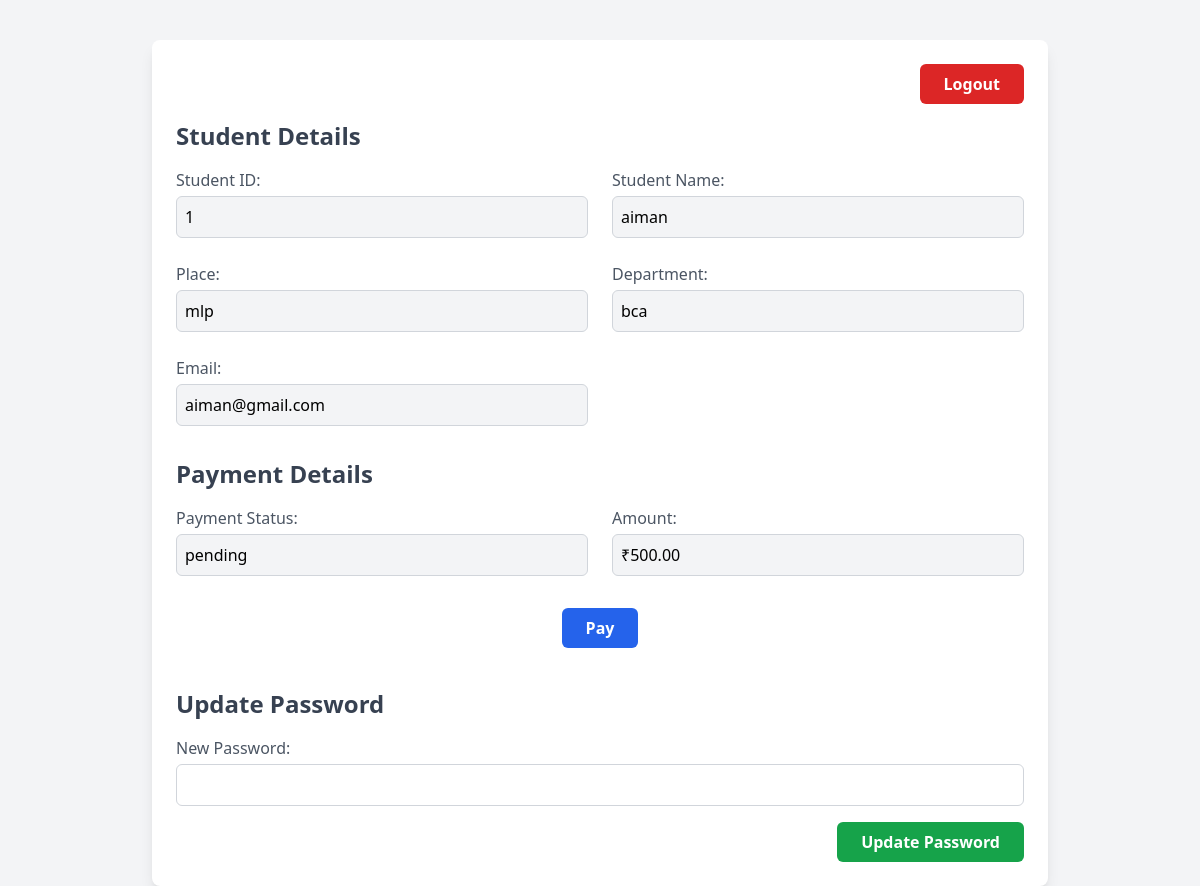
Page /students/ (signed in) on the committed database.
### tables this page shows
CREATE TABLE `students` (
  `id` int(11) NOT NULL,
  `student_id` int(11) NOT NULL,
  `student_name` varchar(100) NOT NULL,
  `phone` varchar(15) NOT NULL,
  `place` varchar(100) NOT NULL,
  `department` varchar(100) NOT NULL,
  `bus_fare` decimal(10,2) NOT NULL,
  `payment_status` enum('paid','pending') NOT NULL,
  `email` varchar(100) NOT NULL,
  `password` varchar(255) NOT NULL
);

### students/index.php (the view, shortened to what this page needs)
<?php
$location = "/bus/students/";
require_once("../db.php");
$student_id = $_SESSION['student_id'];
$sql = "SELECT `id`, `student_id`, `student_name`, `phone`, `place`, `department`, `bus_fare`, `payment_status`, `email` FROM `students` WHERE `student_id` = $student_id";
$result = $conn->query($sql);
$student = $result->fetch_assoc();
?>
<!DOCTYPE html>
<html lang="en">
<head>
    <script src="https://cdn.tailwindcss.com"></script>
</head>
<body class="bg-gray-100 font-sans antialiased">
    <div class="max-w-4xl mx-auto mt-10 p-6 bg-white shadow-lg rounded-lg">
        <form method="POST" action="<?= $location ?>" class="mb-4 flex justify-end">
            <button type="submit" name="logout" class="bg-red-600 text-white font-semibold py-2 px-6 rounded-md hover:bg-red-700 transition duration-300">
                Logout
            </button>
        </form>
        <div class="mb-8">
            <h2 class="text-2xl font-semibold text-gray-700 mb-4">Student Details</h2>
            <div class="grid grid-cols-1 md:grid-cols-2 gap-6">
                <div class="input-field">
                    <label class="block text-gray-600">Student ID:</label>
                    <p class="mt-1 p-2 bg-gray-100 border border-gray-300 rounded-md"><?php echo $student['student_id']; ?></p>
                </div>
                <div class="input-field">
                    <label class="block text-gray-600">Student Name:</label>
                    <p class="mt-1 p-2 bg-gray-100 border border-gray-300 rounded-md"><?php echo $student['student_name']; ?></p>
                </div>
                <div class="input-field">
                    <label class="block text-gray-600">Place:</label>
                    <p class="mt-1 p-2 bg-gray-100 border border-gray-300 rounded-md"><?php echo $student['place']; ?></p>
                </div>
                <div class="input-field">
                    <label class="block text-gray-600">Department:</label>
                    <p class="mt-1 p-2 bg-gray-100 border border-gray-300 rounded-md"><?php echo $student['department']; ?></p>
                </div>
                <div class="input-field">
                    <label class="block text-gray-600">Email:</label>
                    <p class="mt-1 p-2 bg-gray-100 border border-gray-300 rounded-md"><?php echo $student['email']; ?></p>
                </div>
            </div>
        </div>
        <div class="mb-8">
            <h2 class="text-2xl font-semibold text-gray-700 mb-4">Payment Details</h2>
            <div class="grid grid-cols-1 md:grid-cols-2 gap-6">
                <div class="input-field">
                    <label class="block text-gray-600">Payment Status:</label>
                    <p class="mt-1 p-2 bg-gray-100 border border-gray-300 rounded-md"><?php echo $student['payment_status']; ?></p>
                </div>
                <div class="input-field">
                    <label class="block text-gray-600">Amount:</label>
                    <p class="mt-1 p-2 bg-gray-100 border border-gray-300 rounded-md">₹<?php echo $student['bus_fare']; ?></p>
                </div>
            </div>
        </div>
        <?php if ($student['payment_status'] == 'pending'): ?>
            <div class="flex justify-center">
                <button class="bg-blue-600 text-white font-semibold py-2 px-6 rounded-md hover:bg-blue-700 transition duration-300">
                    Pay
                </button>
            </div>
        <?php endif; ?>
        <div class="mt-10">
            <h2 class="text-2xl font-semibold text-gray-700 mb-4">Update Password</h2>
            <form method="POST" action="" class="space-y-4">
                <div class="input-field">
                    <label class="block text-gray-600">New Password:</label>
                    <input type="password" name="new_password" class="mt-1 p-2 w-full border border-gray-300 rounded-md" required>
                </div>
                <div class="flex justify-end">
                    <button type="submit" name="update_password" class="bg-green-600 text-white font-semibold py-2 px-6 rounded-md hover:bg-green-700 transition duration-300">
                        Update Password
                    </button>
                </div>
            </form>
        </div>
    </div>
</body>
</html>

### rows in the picture
students: student "1", student_name "aiman", place "mlp", department "bca", email "aiman@gmail.com", payment_status "pending", bus_fare "500.00"
